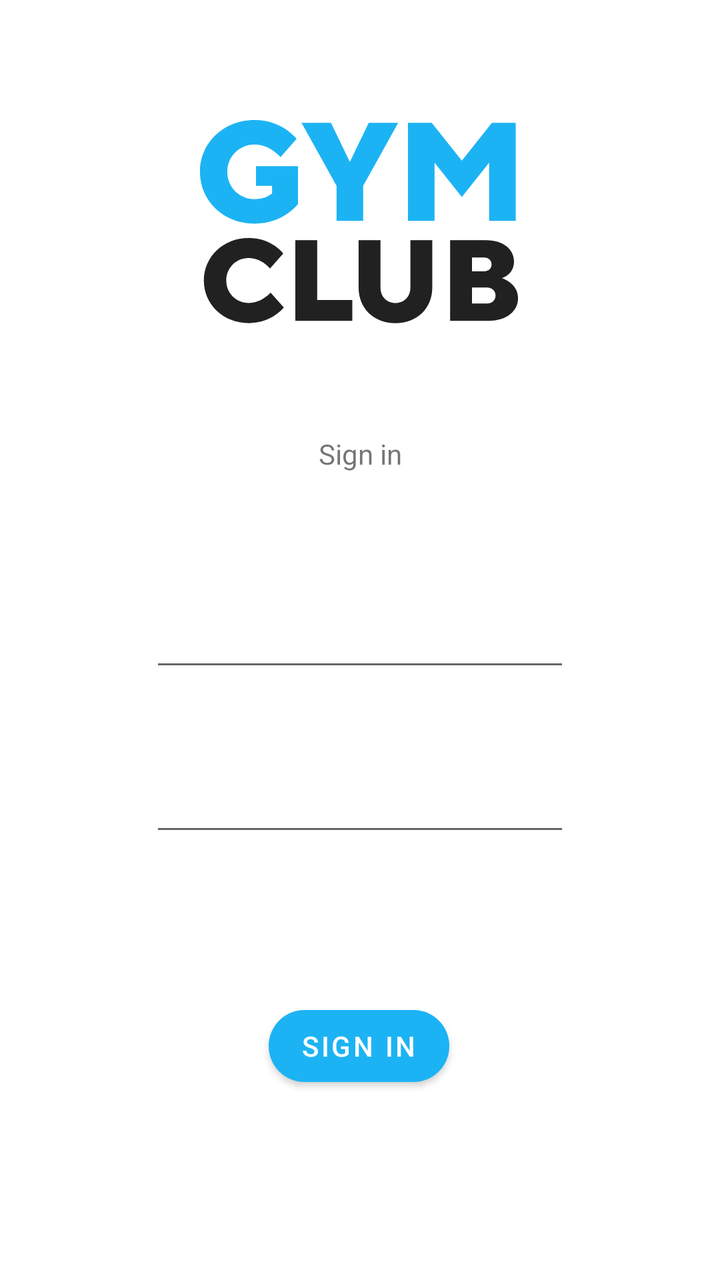
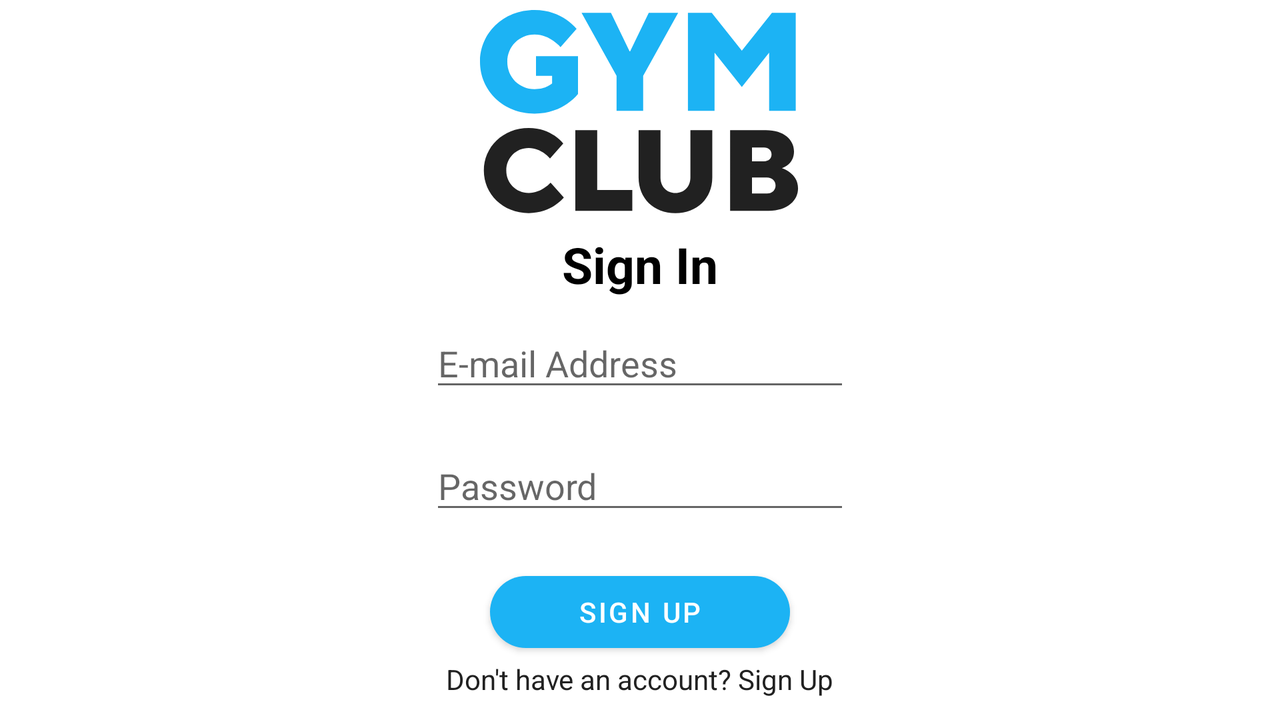

An Android layout and its configuration variant, each rendered on a device that would load it. The default file and the variant file are quoted in full after the pictures.
<!-- AndroidManifest.xml: activity theme Theme.GymClub.NoActionBar -->
<!-- res/layout/activity_login.xml -->
<?xml version="1.0" encoding="utf-8"?>
<androidx.constraintlayout.widget.ConstraintLayout xmlns:android="http://schemas.android.com/apk/res/android"
    xmlns:app="http://schemas.android.com/apk/res-auto"
    xmlns:tools="http://schemas.android.com/tools"
    android:layout_width="match_parent"
    android:layout_height="match_parent"
    tools:context=".ui.auth.login.LoginActivity">


    <com.google.android.material.button.MaterialButton
        android:id="@+id/logIn"
        android:layout_width="wrap_content"
        android:layout_height="wrap_content"
        android:layout_marginTop="76dp"
        android:text="@string/sign_in"
        app:cornerRadius="50dp"
        app:layout_constraintEnd_toEndOf="parent"
        app:layout_constraintHorizontal_bias="0.498"
        app:layout_constraintStart_toStartOf="parent"
        app:layout_constraintTop_toBottomOf="@+id/editTextTextPassword" />

    <EditText
        android:id="@+id/editTextTextEmailAddress"
        android:layout_width="wrap_content"
        android:layout_height="wrap_content"
        android:ems="10"
        android:inputType="textEmailAddress"
        app:layout_constraintBottom_toBottomOf="parent"
        app:layout_constraintEnd_toEndOf="parent"
        app:layout_constraintStart_toStartOf="parent"
        app:layout_constraintTop_toTopOf="parent" />

    <EditText
        android:id="@+id/editTextTextPassword"
        android:layout_width="wrap_content"
        android:layout_height="wrap_content"
        android:layout_marginTop="41dp"
        android:ems="10"
        android:inputType="textPassword"
        app:layout_constraintEnd_toEndOf="parent"
        app:layout_constraintStart_toStartOf="parent"
        app:layout_constraintTop_toBottomOf="@+id/editTextTextEmailAddress" />

    <TextView
        android:id="@+id/textView"
        android:layout_width="wrap_content"
        android:layout_height="wrap_content"
        android:layout_marginBottom="63dp"
        android:text="Sign in"
        app:layout_constraintBottom_toTopOf="@+id/editTextTextEmailAddress"
        app:layout_constraintEnd_toEndOf="parent"
        app:layout_constraintStart_toStartOf="parent" />

    <ImageView
        android:id="@+id/imageView"
        android:layout_width="wrap_content"
        android:layout_height="wrap_content"
        android:layout_marginTop="60dp"
        app:layout_constraintEnd_toEndOf="parent"
        app:layout_constraintStart_toStartOf="parent"
        app:layout_constraintTop_toTopOf="parent"
        app:srcCompat="@drawable/ic_gym_club" />
</androidx.constraintlayout.widget.ConstraintLayout>
<!-- resources referenced by this layout -->
<resources>
  <!-- drawable ic_gym_club: vector/xml drawable (drawable, 2473 chars, omitted) -->
  <string name="sign_in">Sign In</string>
  <style name="Theme.GymClub.NoActionBar">
          <item name="windowActionBar">false</item>
          <item name="windowNoTitle">true</item>
      </style>
</resources>
<!-- res/layout-land/activity_login.xml (the author's variant of the layout above) -->
<!-- drawn on the phone turned sideways -->
<?xml version="1.0" encoding="utf-8"?>
<androidx.constraintlayout.widget.ConstraintLayout xmlns:android="http://schemas.android.com/apk/res/android"
    xmlns:app="http://schemas.android.com/apk/res-auto"
    xmlns:tools="http://schemas.android.com/tools"
    android:layout_width="match_parent"
    android:layout_height="match_parent"
    tools:context=".ui.auth.login.LoginActivity">


    <com.google.android.material.button.MaterialButton
        android:id="@+id/logIn"
        android:layout_width="450px"
        android:layout_height="wrap_content"
        android:layout_marginTop="20dp"
        android:text="@string/sign_up"
        app:cornerRadius="50dp"
        app:layout_constraintEnd_toEndOf="parent"
        app:layout_constraintStart_toStartOf="parent"
        app:layout_constraintTop_toBottomOf="@id/editTextPassword" />

    <EditText
        android:id="@+id/editTextEmailAddress"
        android:layout_width="wrap_content"
        android:layout_height="wrap_content"
        android:ems="10"
        android:inputType="textEmailAddress"
        android:hint="E-mail Address"
        app:layout_constraintBottom_toBottomOf="parent"
        app:layout_constraintEnd_toEndOf="parent"
        app:layout_constraintStart_toStartOf="parent"
        app:layout_constraintTop_toTopOf="parent" />

    <EditText
        android:id="@+id/editTextPassword"
        android:layout_width="wrap_content"
        android:layout_height="wrap_content"
        android:layout_marginTop="20dp"
        android:ems="10"
        android:inputType="textPassword"
        android:hint="Password"
        app:layout_constraintEnd_toEndOf="parent"
        app:layout_constraintStart_toStartOf="parent"
        app:layout_constraintTop_toBottomOf="@+id/editTextEmailAddress" />

    <TextView
        android:id="@+id/textView"
        android:layout_width="wrap_content"
        android:layout_height="wrap_content"
        android:layout_marginTop="100dp"
        android:text="Sign In"
        android:textColor="@color/black"
        android:textSize="25dp"
        android:textStyle="bold"
        app:layout_constraintBottom_toTopOf="@+id/editTextEmailAddress"
        app:layout_constraintEnd_toEndOf="parent"
        app:layout_constraintStart_toStartOf="parent"
        app:layout_constraintTop_toTopOf="@id/imageView" />

    <ImageView
        android:id="@+id/imageView"
        android:layout_width="wrap_content"
        android:layout_height="wrap_content"
        android:layout_marginTop="5dp"
        app:layout_constraintEnd_toEndOf="parent"
        app:layout_constraintStart_toStartOf="parent"
        app:layout_constraintTop_toTopOf="parent"
        app:srcCompat="@drawable/ic_gym_club" />

    <TextView
        android:id="@+id/registerTextView"
        android:layout_width="wrap_content"
        android:layout_height="wrap_content"
        android:text="@string/create_new_account"
        android:textColor="@color/gray1"
        android:textSize="14sp"
        app:layout_constraintEnd_toEndOf="parent"
        app:layout_constraintStart_toStartOf="parent"
        app:layout_constraintTop_toBottomOf="@id/logIn" />

</androidx.constraintlayout.widget.ConstraintLayout>
<!-- resources referenced by the variant -->
<!-- as the phone turned sideways resolves them -->
<resources>
  <color name="black">#FF000000</color>
  <color name="gray1">#212121</color>
  <!-- drawable ic_gym_club: vector/xml drawable (drawable, 2473 chars, omitted) -->
  <string name="create_new_account">Don\'t have an account? Sign Up</string>
  <string name="sign_up">Sign Up</string>
  <style name="Theme.GymClub.NoActionBar">
          <item name="windowActionBar">false</item>
          <item name="windowNoTitle">true</item>
      </style>
</resources>
